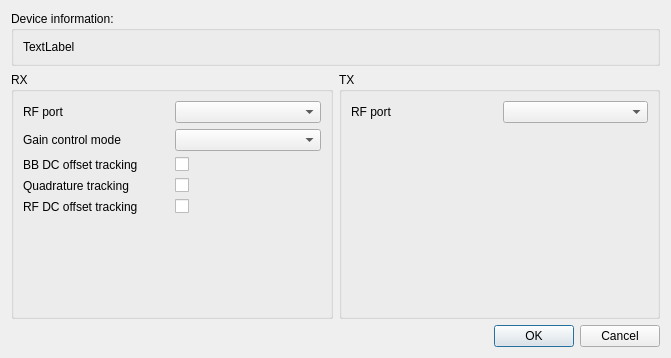
<?xml version="1.0" encoding="UTF-8"?>
<ui version="4.0">
 <class>pluto_sdr</class>
 <widget class="QDialog" name="pluto_sdr">
  <property name="geometry">
   <rect>
    <x>0</x>
    <y>0</y>
    <width>671</width>
    <height>358</height>
   </rect>
  </property>
  <property name="windowTitle">
   <string>Advanced settings</string>
  </property>
  <layout class="QGridLayout" name="gridLayout">
   <item row="0" column="0" colspan="2">
    <widget class="QGroupBox" name="groupBox_info">
     <property name="locale">
      <locale language="English" country="UnitedStates"/>
     </property>
     <property name="title">
      <string>Device information:</string>
     </property>
     <layout class="QGridLayout" name="gridLayout_2">
      <item row="0" column="0">
       <widget class="QLabel" name="label_info">
        <property name="text">
         <string>TextLabel</string>
        </property>
       </widget>
      </item>
     </layout>
    </widget>
   </item>
   <item row="1" column="1">
    <widget class="QGroupBox" name="groupBox_output">
     <property name="title">
      <string>TX</string>
     </property>
     <layout class="QGridLayout" name="gridLayout_4">
      <item row="0" column="0">
       <widget class="QLabel" name="label_tx_rf_port">
        <property name="text">
         <string>RF port</string>
        </property>
       </widget>
      </item>
      <item row="0" column="1">
       <widget class="QComboBox" name="comboBox_tx_rf_port"/>
      </item>
      <item row="1" column="0">
       <spacer name="verticalSpacer_2">
        <property name="orientation">
         <enum>Qt::Vertical</enum>
        </property>
        <property name="sizeHint" stdset="0">
         <size>
          <width>20</width>
          <height>40</height>
         </size>
        </property>
       </spacer>
      </item>
     </layout>
    </widget>
   </item>
   <item row="2" column="0">
    <spacer name="horizontalSpacer">
     <property name="orientation">
      <enum>Qt::Horizontal</enum>
     </property>
     <property name="sizeHint" stdset="0">
      <size>
       <width>40</width>
       <height>20</height>
      </size>
     </property>
    </spacer>
   </item>
   <item row="2" column="1">
    <widget class="QDialogButtonBox" name="buttonBox">
     <property name="orientation">
      <enum>Qt::Horizontal</enum>
     </property>
     <property name="standardButtons">
      <set>QDialogButtonBox::Cancel|QDialogButtonBox::Ok</set>
     </property>
    </widget>
   </item>
   <item row="1" column="0">
    <widget class="QGroupBox" name="groupBox_input">
     <property name="title">
      <string>RX</string>
     </property>
     <layout class="QGridLayout" name="gridLayout_3">
      <item row="2" column="0">
       <widget class="QLabel" name="label_rx_bb_dc_offset_tracking_en">
        <property name="text">
         <string>BB DC offset tracking</string>
        </property>
       </widget>
      </item>
      <item row="0" column="1">
       <widget class="QComboBox" name="comboBox_rx_rf_port">
        <property name="editable">
         <bool>false</bool>
        </property>
        <property name="maxVisibleItems">
         <number>14</number>
        </property>
       </widget>
      </item>
      <item row="1" column="0">
       <widget class="QLabel" name="label_rx_gain_control_mode">
        <property name="text">
         <string>Gain control mode</string>
        </property>
       </widget>
      </item>
      <item row="4" column="0">
       <widget class="QLabel" name="label_rx_rf_dc_offset_tracking_en">
        <property name="text">
         <string>RF DC offset tracking</string>
        </property>
       </widget>
      </item>
      <item row="4" column="1">
       <widget class="QCheckBox" name="checkBox_rx_rf_dc_offset_tracking_en">
        <property name="text">
         <string/>
        </property>
       </widget>
      </item>
      <item row="0" column="0">
       <widget class="QLabel" name="label_rx_rf_port">
        <property name="text">
         <string>RF port</string>
        </property>
       </widget>
      </item>
      <item row="2" column="1">
       <widget class="QCheckBox" name="checkBox_rx_bb_dc_offset_tracking_en">
        <property name="text">
         <string/>
        </property>
       </widget>
      </item>
      <item row="3" column="0">
       <widget class="QLabel" name="label_rx_quadrature_tracking_en">
        <property name="text">
         <string>Quadrature tracking</string>
        </property>
        <property name="alignment">
         <set>Qt::AlignLeading|Qt::AlignLeft|Qt::AlignVCenter</set>
        </property>
       </widget>
      </item>
      <item row="3" column="1">
       <widget class="QCheckBox" name="checkBox_rx_quadrature_tracking_en">
        <property name="text">
         <string/>
        </property>
       </widget>
      </item>
      <item row="1" column="1">
       <widget class="QComboBox" name="comboBox_rx_gain_control_mode"/>
      </item>
      <item row="5" column="0">
       <spacer name="verticalSpacer">
        <property name="orientation">
         <enum>Qt::Vertical</enum>
        </property>
        <property name="sizeHint" stdset="0">
         <size>
          <width>20</width>
          <height>40</height>
         </size>
        </property>
       </spacer>
      </item>
     </layout>
    </widget>
   </item>
  </layout>
 </widget>
 <resources/>
 <connections>
  <connection>
   <sender>buttonBox</sender>
   <signal>accepted()</signal>
   <receiver>pluto_sdr</receiver>
   <slot>accept()</slot>
   <hints>
    <hint type="sourcelabel">
     <x>248</x>
     <y>254</y>
    </hint>
    <hint type="destinationlabel">
     <x>157</x>
     <y>274</y>
    </hint>
   </hints>
  </connection>
  <connection>
   <sender>buttonBox</sender>
   <signal>rejected()</signal>
   <receiver>pluto_sdr</receiver>
   <slot>reject()</slot>
   <hints>
    <hint type="sourcelabel">
     <x>316</x>
     <y>260</y>
    </hint>
    <hint type="destinationlabel">
     <x>286</x>
     <y>274</y>
    </hint>
   </hints>
  </connection>
 </connections>
</ui>
